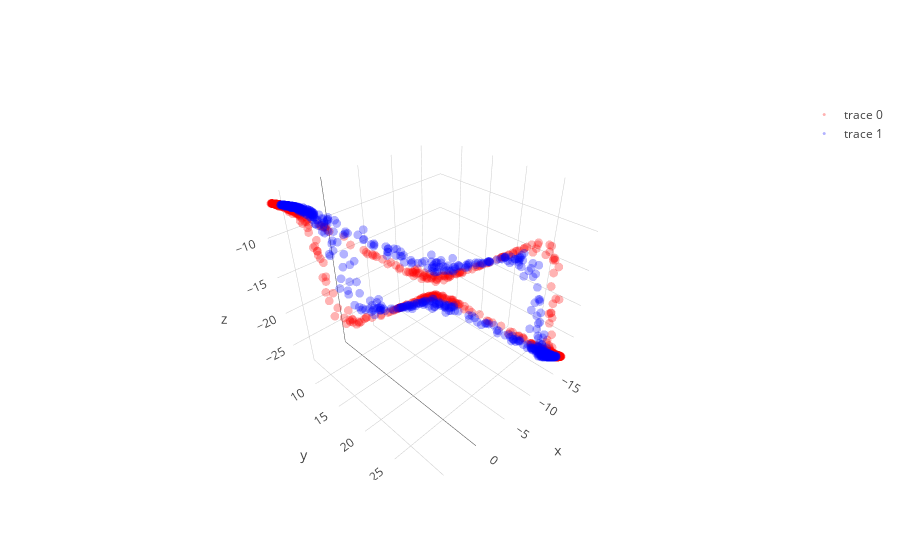
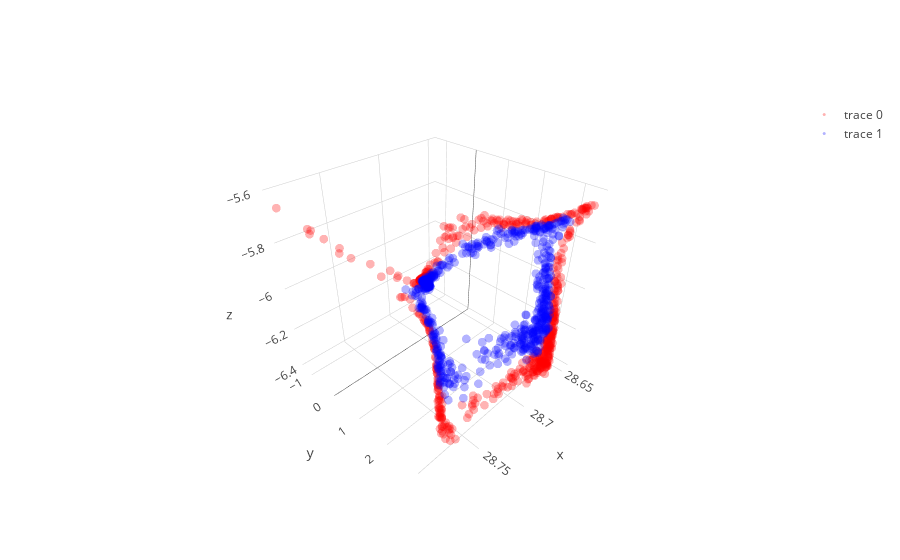

The cell these charts' notebook holds for them, in order:
### Code cell
learning_rate = 0.0000000008; beta1=0.9; beta2=0.999; adam_e = 1e-8 

l1 = PCA_layer(2,3);  l1b= batch_norm()
l2 = PCA_layer(3,3);  l2b= batch_norm()
l3 = PCA_layer(3,2)

mini_batch_size    = 20
training_iteration = 100

copyX = np.copy(X)
for iter in range(training_iteration):

    copyX = shuffle(copyX)
    for current_batch_index in range(0,len(X),mini_batch_size):
        current_batch = copyX[current_batch_index:current_batch_index+mini_batch_size]
        
        layer1,layer1_var = l1.feed_non(current_batch,1/(iter+1))
        layer2,layer2_var = l2.feed_non(layer1,1/(iter+1))
        layer3,layer3_var = l3.feed_linear(layer2)

        sys.stdout.write("Iter: " + str(iter) + " " + str(layer1_var.mean() + layer2_var.mean() + layer3_var.mean()) + '\r'); sys.stdout.flush()
        
        grad3   = l3.back_linear()
        grad2   = l2.back_non(grad3,cancel=1/(iter+1),sign_value=-1)
        grad1   = l1.back_non(grad2,cancel=1/(iter+1),sign_value=-1)
   
layer1,layer1_var = l1.feed_non(X,0)
layer2,layer2_var = l2.feed_non(layer1,0)
layer3,layer3_var = l3.feed_linear(layer2)

trace1 = go.Scatter3d(
    x=layer1[y==0,0],
    y=layer1[y==0,1],
    z=layer1[y==0,2],
    mode='markers',
    line=dict(color='red',width=0.5),
    marker=dict(size=3,opacity=0.3)
)
trace2 = go.Scatter3d(
    x=layer1[y==1,0],
    y=layer1[y==1,1],
    z=layer1[y==1,2],
    mode='markers',
    line=dict(color='blue',width=0.5),
    marker=dict(size=3,opacity=0.3)
)
data = [trace1,trace2]
fig  = go.Figure(data=data)
iplot(fig)

trace1 = go.Scatter3d(
    x=layer2[y==0,0],
    y=layer2[y==0,1],
    z=layer2[y==0,2],
    mode='markers',
    line=dict(color='red',width=0.5),
    marker=dict(size=3,opacity=0.3)
)
trace2 = go.Scatter3d(
    x=layer2[y==1,0],
    y=layer2[y==1,1],
    z=layer2[y==1,2],
    mode='markers',
    line=dict(color='blue',width=0.5),
    marker=dict(size=3,opacity=0.3)
)
data = [trace1,trace2]
fig  = go.Figure(data=data)
iplot(fig)

plt.figure(figsize=(8,6))
plt.scatter(layer3[y==0, 0], layer3[y==0, 1], color='red', alpha=0.5)
plt.scatter(layer3[y==1, 0], layer3[y==1, 1], color='blue', alpha=0.5)
plt.show()

### Figure 1 — Plotly figure (JSON) as saved in the notebook; plotly's stock layout.template omitted (floating-point values rounded to 4 significant figures; data arrays with more than 128 entries replaced by an {"elided": "..."} marker saying what was removed)
{"data": [{"line": {"color": "red", "width": 0.5}, "marker": {"opacity": 0.3, "size": 3}, "mode": "markers", "type": "scatter3d", "uid": "a9d5778e-d8c3-4fbe-b8ec-c3fc27aaa0b5", "x": {"elided": "750 float values"}, "y": {"elided": "750 float values"}, "z": {"elided": "750 float values"}}, {"line": {"color": "blue", "width": 0.5}, "marker": {"opacity": 0.3, "size": 3}, "mode": "markers", "type": "scatter3d", "uid": "9ac19f1b-56ae-4151-8f03-07e3edbb656c", "x": {"elided": "750 float values"}, "y": {"elided": "750 float values"}, "z": {"elided": "750 float values"}}], "layout": {}}

### Figure 2 — Plotly figure (JSON) as saved in the notebook; plotly's stock layout.template omitted (floating-point values rounded to 4 significant figures; data arrays with more than 128 entries replaced by an {"elided": "..."} marker saying what was removed)
{"data": [{"line": {"color": "red", "width": 0.5}, "marker": {"opacity": 0.3, "size": 3}, "mode": "markers", "type": "scatter3d", "uid": "f6824aeb-da1a-496a-a626-adcefbfe5f39", "x": {"elided": "750 float values"}, "y": {"elided": "750 float values"}, "z": {"elided": "750 float values"}}, {"line": {"color": "blue", "width": 0.5}, "marker": {"opacity": 0.3, "size": 3}, "mode": "markers", "type": "scatter3d", "uid": "17d4af6d-3a4b-4f61-ad7e-a31c246f2e20", "x": {"elided": "750 float values"}, "y": {"elided": "750 float values"}, "z": {"elided": "750 float values"}}], "layout": {}}
